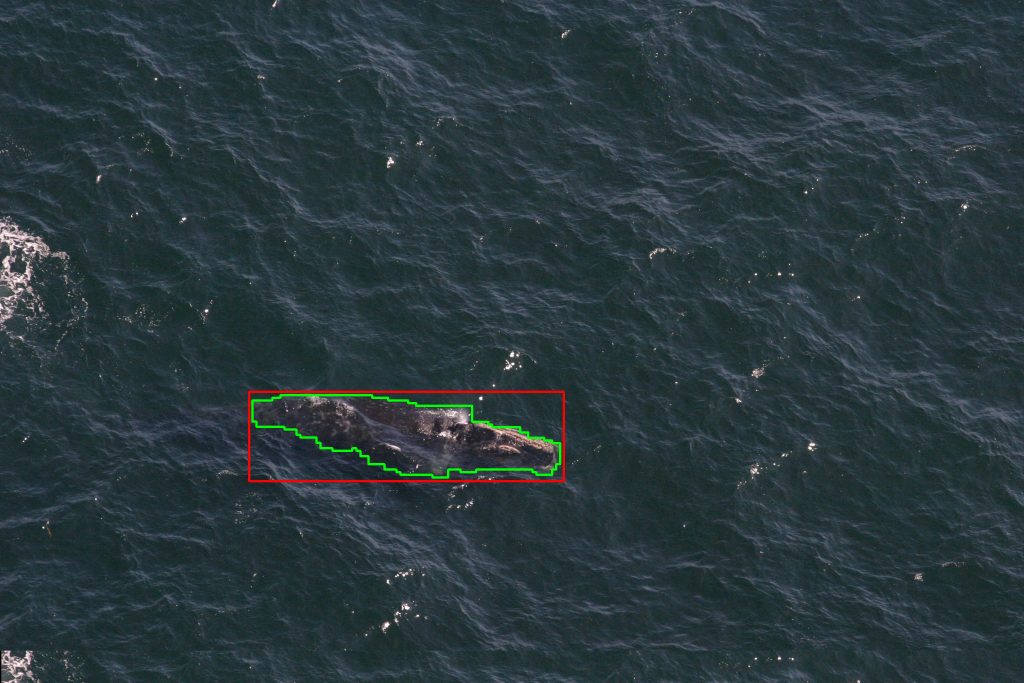
#> input picture w_7489.jpg.areas.jpg, 3072 x 2048 px (shown at 1/3 size)
$ python hist_zones.py w_7489.jpg.areas.jpg   (Python 2 division)   (older library calls are emulated)
#> lines starting #> are read from the running program, lines starting #| are printed output that depends on the picture; after the words box and inside, x2 and y2 are one past the last pixel; in counts of white or black regions, pixels touching at a corner belong together
#Finding whales for Kaggle's NOAA Right Whale Recognition Challenge
#   https://www.kaggle.com/c/noaa-right-whale-recognition

import sys
import re
import numpy as np
import cv2

#Get the histogram. All histograms must be the same kind
def getHist(im):
    hist = cv2.calcHist([im],[0,1,2],None,[16,16,16],[0,255,0,255,0,255])
    return(hist)

#Divide the image in four subimages
def divImage(im):
    height,width,channels = im.shape
    im1 = im[0:height/2, 0:width/2]
    im2 = im[0:height/2, width/2:width]
    im3 = im[height/2:height, 0:width/2]
    im4 = im[height/2:height, width/2:width]
    return([im1,im2,im3,im4])

#Sets a whole image to a value. By default, black
def setImage(im,val=0):
    for i in range(0,3):
        im[:,:,i]=val

#Create a mask image to select regions with a distinct histogram.
#  white zones are different enough from the base image
#  im: image
#  baseHist: Histogram of the base image (currently, the original image)
#  label: A label for the current step, just for debug
def simHist(im, baseHist, label=""):
    #print label
    height,width,channels = im.shape
    if width < 10 or height < 10:
        setImage(im,0)
        return
    images = divImage(im)
    histg = baseHist
    #Test: this compares each subimage with the current image's histogram instead of the base (whole image)
    #histg = getHist(im)
    # CORREL: Other similarity measures may be tested
    sim = [cv2.compareHist(histg, getHist(imx), cv2.HISTCMP_CORREL) for imx in images]

    for i in range(0,len(sim)):
        #This is the threshold to consider too different
        if sim[i] < 0.25:
            setImage( images[i], 255 )
        else:
            sim.append( simHist( images[i], histg, label+str(i) ) )

    return(sim)

#Show a image, somewhat adjusted to fit screen
def show(name,imx):
    height,width,channels = imx.shape
    orgfx = 600.0 / width
    imx = cv2.resize(imx,None,fx=orgfx,fy=orgfx,interpolation=cv2.INTER_CUBIC)
    cv2.imshow(name,imx)

#CLAHE as suggested by @dietCoke
def clahe(rgb):
    claheizer = cv2.createCLAHE()
    lab = cv2.cvtColor(rgb.astype('uint8'), cv2.COLOR_RGB2Lab)
    lab[:,:,0] = claheizer.apply(lab[:,:,0])
    rgb = cv2.cvtColor(lab.astype('uint8'), cv2.COLOR_Lab2RGB)
    return rgb

#MAIN
fpath = sys.argv[1]
im = cv2.imread(fpath)
#> im is the input picture: shape (2048, 3072, 3); mean B, G, R 61.5, 56.9, 41.7
if im is None:
    print('Failed to load image file:', fname)
    sys.exit(1)

org = im

#SHOW ORIGINAL
show("org",org)
#> in show, `imx = cv2.resize(imx,None,fx=orgfx,fy=orgfx,interpolation=cv2.INTER_CU..`:
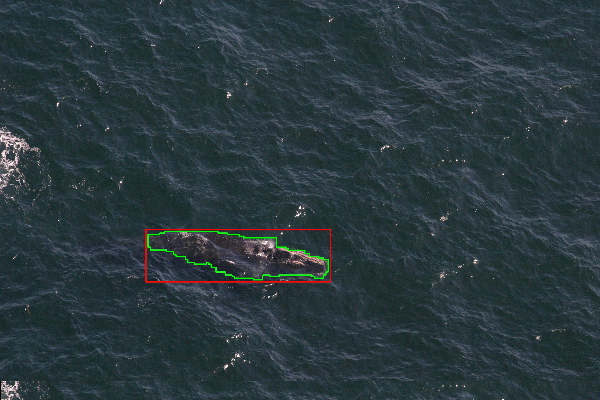
#> imx: shape (400, 600, 3); mean of channels 0, 1, 2 61.6, 57, 41.8; drawn as B, G, R

#PREPROCESS
#   Convert to HSV, yields better results than BGR
im = cv2.cvtColor(im,cv2.COLOR_BGR2HSV)
#> im: shape (2048, 3072, 3); mean H, S, V 97.3, 90.4, 63.2
#   Testing if CLAHE improves result
#im = clahe(im)
#   get original image hist
baseHist = getHist(im)

#PROCESS
#   Perform region selection by histogram similarity. Returns a mask on whole image
res = simHist(im,baseHist)
#> in divImage, `im1 = im[0:height/2, 0:width/2]`: im1: shape (1024, 1536, 3); mean H, S, V 97.1, 91.2, 63.4
#> in divImage, `im2 = im[0:height/2, width/2:width]`: im2: shape (1024, 1536, 3); mean H, S, V 97.8, 88.1, 64.3
#> in divImage, `im3 = im[height/2:height, 0:width/2]`: im3: shape (1024, 1536, 3); mean H, S, V 98.6, 92.8, 64.2
#> in divImage, `im4 = im[height/2:height, width/2:width]`: im4: shape (1024, 1536, 3); mean H, S, V 95.7, 89.7, 60.9
#> in simHist, `images = divImage(im)`: images = 4 items
#> in simHist, `sim = [cv2.compareHist(histg, getHist(imx), cv2.HISTCMP_CORREL) for im..`: sim = [0.994, 0.983, 0.974, 0.986]
#> the loop in simHist, `for i in range(0,len(sim)):` made 4 passes
#> im: shape (2048, 3072, 3); mean H, S, V 28.1, 28.1, 28.1

#POST
#  Clean blobs detected
kernel = np.ones((40,40),np.uint8)
im = cv2.erode(im,kernel,iterations=1)
#> im: shape (2048, 3072, 3); mean H, S, V 5.3, 5.3, 5.3
im = cv2.dilate(im,kernel,iterations=1)
#> im: shape (2048, 3072, 3); mean H, S, V 8.6, 8.6, 8.6

#   Mark regions
im = cv2.cvtColor(im,cv2.COLOR_BGR2GRAY)
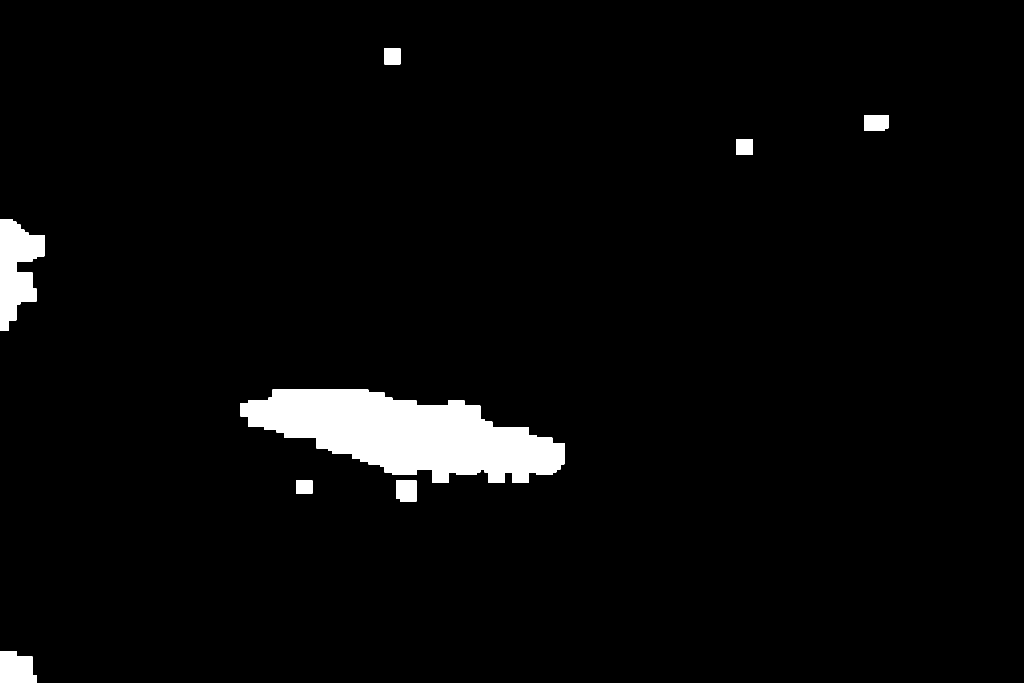
#> im: shape (2048, 3072) (shown at 1/3 size); 3.4% white; 8 white regions, largest, box (x1, y1, x2, y2) and area: (721, 1169, 1693, 1449) 162432, (0, 657, 133, 993) 27312, (0, 1953, 109, 2048) 8723
ret,thresh = cv2.threshold(im,127,255,0)
_,contours,hierarchy = cv2.findContours(thresh,cv2.RETR_EXTERNAL,cv2.CHAIN_APPROX_SIMPLE)
best = None
best_size = 0
for cnt in contours:
    x,y,w,h = cv2.boundingRect(cnt)
    size = w * h
    if size > best_size:
        best_size = size
        best = cnt
    cv2.rectangle(im,(x-10,y-10),(x+w+10,y+h+10),(255,255,255),2)
#> this loop made 8 passes
#> cnt on passes 3, 6, 8: [[889, 1441], [889, 1480], [936, 1480], [936, 1441]], [[2209, 417], [2209, 464], [2256, 464], [2256, 417]], [[1153, 145], [1153, 192], [1200, 192], [1200, 145]]
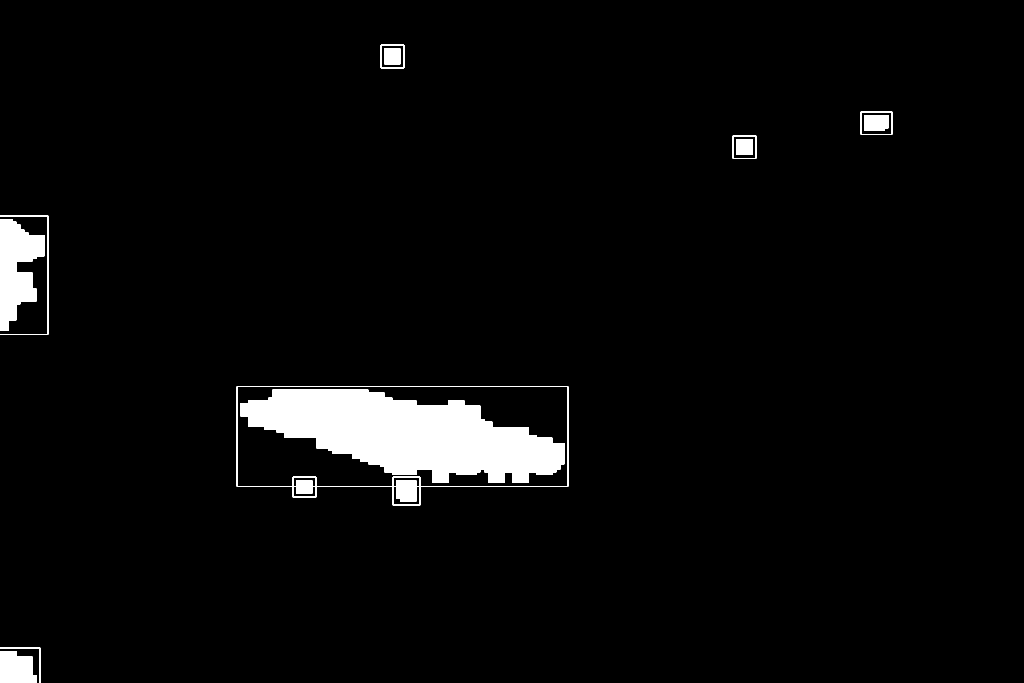
#> im: shape (2048, 3072) (shown at 1/3 size); 3.6% white; 12 white regions, largest, box (x1, y1, x2, y2) and area: (721, 1169, 1693, 1449) 162432, (0, 657, 133, 993) 27312, (710, 1158, 1705, 1517) 14796

#Select biggest contour, assume that's the whale :D
#  shows boundng box and contour
if best_size > 0:
    bx,by,bw,bh = cv2.boundingRect(best)
    extract = org[ by:(by+bh), bx:(bx+bw) ]
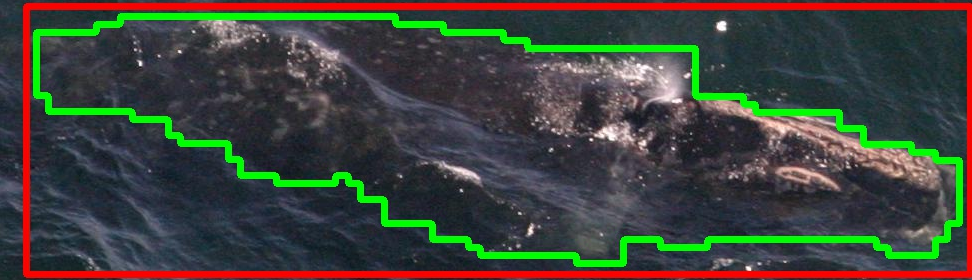
#> extract: shape (280, 972, 3); mean B, G, R 59.1, 67.5, 63.9
    mask = im[ by:(by+bh), bx:(bx+bw) ]
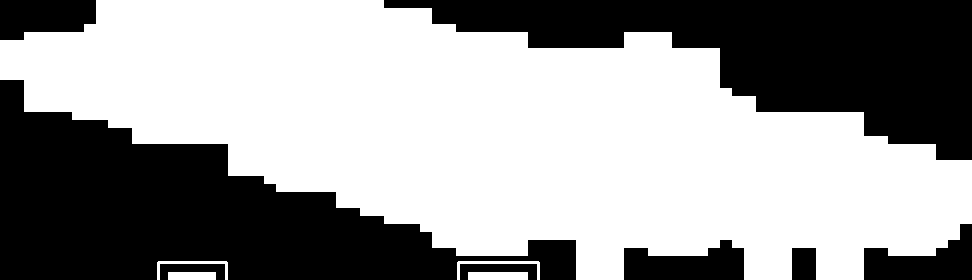
#> mask: shape (280, 972); 60.2% white; 8 black regions, largest, box (x1, y1, x2, y2) and area: (0, 80, 576, 280) 52854, (384, 0, 972, 160) 43104, (864, 224, 972, 280) 3456

    #save extract and mask
    cv2.imwrite(fpath+".extract.jpg",extract)
    cv2.imwrite(fpath+".mask.jpg",mask)

    #show findings
    cv2.rectangle(org,(bx-10,by-10),(bx+bw+10,by+bh+10),(0,0,255),5)
    cv2.drawContours(org,[best],0,(0,255,0),5)
    im = cv2.cvtColor(im,cv2.COLOR_GRAY2BGR)
    show("full mask",im)
#> call 2 of show, with name = 'full mask'
#> in show (call 2), `imx = cv2.resize(imx,None,fx=orgfx,fy=orgfx,interpolation=cv2.INTER_CU..`:
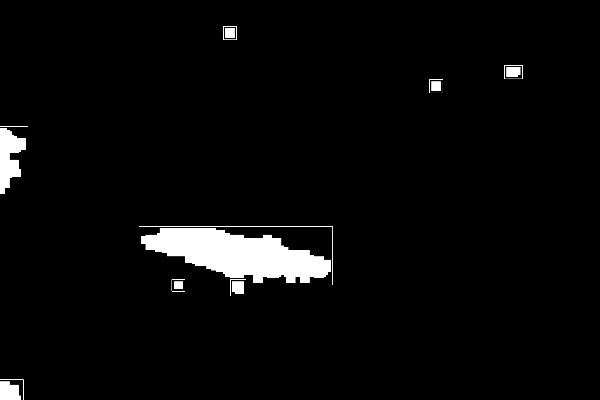
#> imx: shape (400, 600, 3); min 0, max 255, mean 9.2
    show("extract",extract)
#> call 3 of show, with name = 'extract'
#> in show (call 3), `imx = cv2.resize(imx,None,fx=orgfx,fy=orgfx,interpolation=cv2.INTER_CU..`:
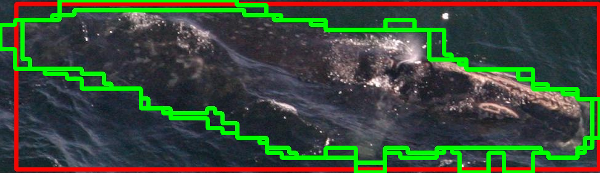
#> imx: shape (173, 600, 3); mean of channels 0, 1, 2 56.8, 75.8, 60.6; drawn as B, G, R
    mask = cv2.cvtColor(mask,cv2.COLOR_GRAY2BGR)
    show("extract mask",mask)
    show("areas",org)

    cv2.imwrite(fpath+".mask-areas.jpg",im)
    cv2.imwrite(fpath+".areas.jpg",org)


cv2.waitKey(45000)

$ run again, on w_7489.jpg.extract.jpg.areas.jpg
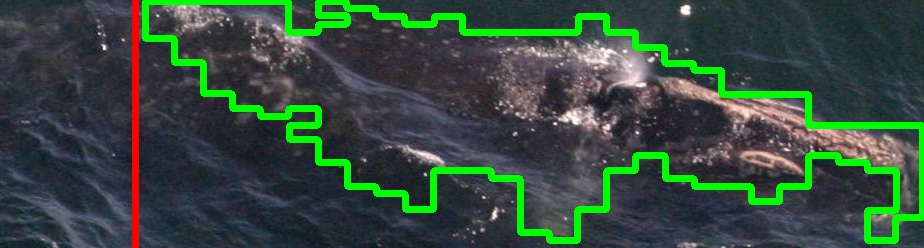
#> input picture w_7489.jpg.extract.jpg.areas.jpg, 924 x 248 px
#> im is the input picture: shape (248, 924, 3); mean B, G, R 62.4, 74.3, 54.3
#> im1: shape (124, 462, 3); mean H, S, V 111.7, 70.3, 85.3
#> im2: shape (124, 462, 3); mean H, S, V 103.2, 81.5, 88.2
#> im3: shape (124, 462, 3); mean H, S, V 104.9, 96.6, 70.2
#> im4: shape (124, 462, 3); mean H, S, V 102.8, 83.8, 97.4
#> images = 4 items
#> sim = [0.651, 0.708, 0.814, 0.811]
#> the loop in simHist, `for i in range(0,len(sim)):` made 4 passes
#> the loop `for cnt in contours:` made 2 passes
#> after the loop `for cnt in contours:`:
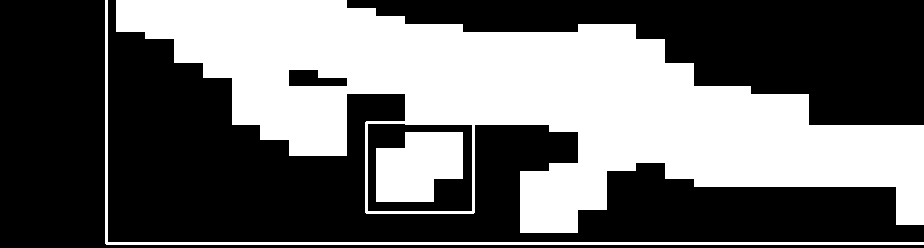
#> im: shape (248, 924); 40.4% white; 3 white regions, box (x1, y1, x2, y2) and area: (116, 0, 924, 233) 84328, (376, 132, 463, 202) 4959, (105, 0, 924, 245) 3182
#> imx: shape (173, 600, 3)
#> in show (call 5), `imx = cv2.resize(imx,None,fx=orgfx,fy=orgfx,interpolation=cv2.INTER_CU..`:
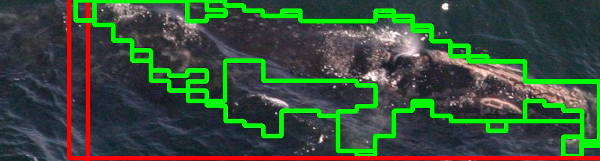
#> imx: shape (161, 600, 3); mean of channels 0, 1, 2 57.9, 78.7, 58.5; drawn as B, G, R
